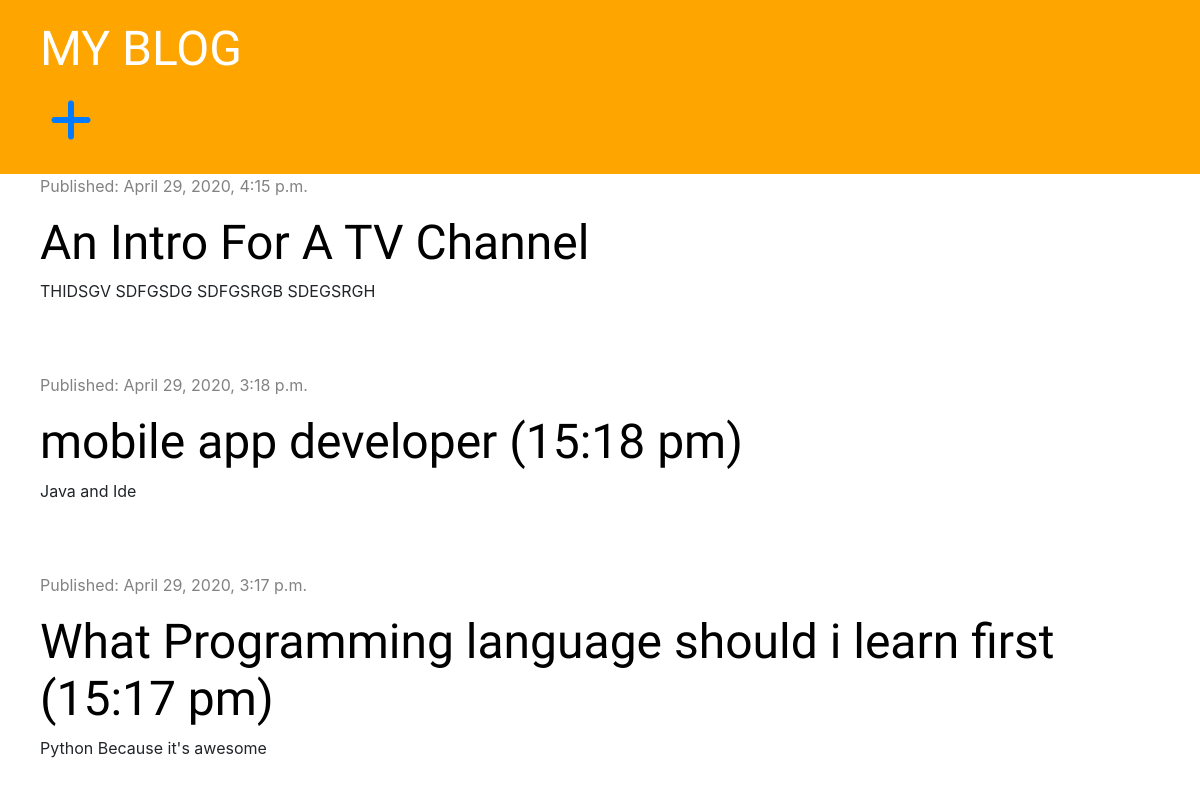
The app's page /, older data.
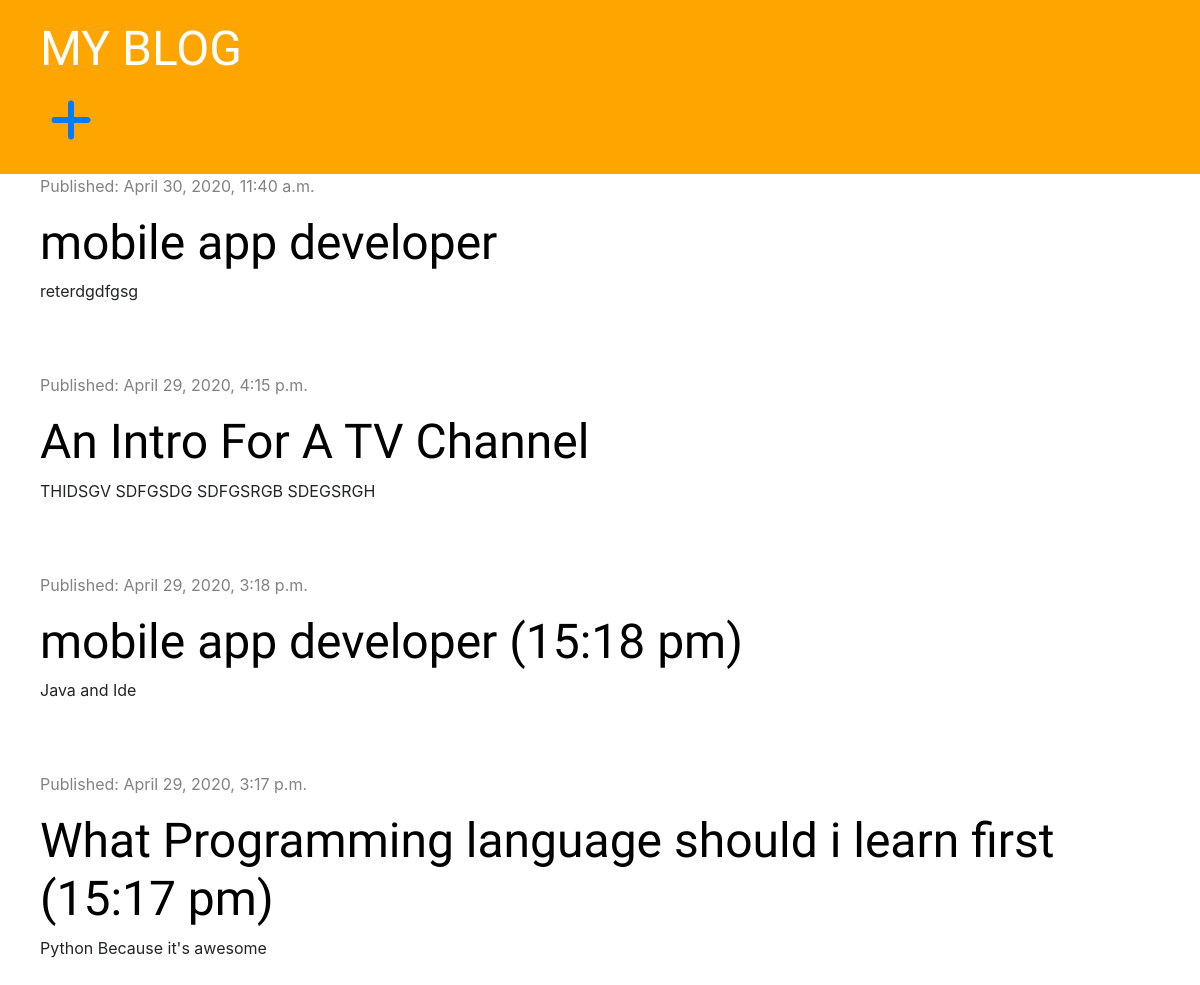
The same page, newer data.
### bolg/models.py (models this page shows, shortened)
class Post(models.Model):
    author =  models.ForeignKey('auth.User', on_delete=models.CASCADE)
    title = models.CharField(max_length=200)
    text = models.TextField()
    created_date = models.DateTimeField(default=timezone.now)
    published_date = models.DateTimeField(blank=True, null=True)

### bolg/views.py (the view)
# urls.py: path('', views.post_list, name='post_list'),
def post_list(request):
    posts = Post.objects.filter(published_date__lte=timezone.now()).order_by('-published_date')
    stuff_for_frontend = {'posts': posts}
    return render(request, 'bolg/post_list.html', stuff_for_frontend)

### bolg/templates/bolg/post_list.html
{% extends 'bolg/base.html' %}
{% block content %}
    {% for post in posts %}
        <div class="post">
            <div class="date">
                <p>Published: {{ post.published_date }}</p>
            </div>
                <h1><a href="{% url 'post_detail' pk=post.pk %}">{{ post.title }}</a></h1>
                <p>{{ post.text|linebreaksbr }}</p>
        </div>
    {% endfor %}
{% endblock %}

Row changes from the older to the newer data that the page shows:
added Post: published_date "April 30, 2020, 11:40 a.m.", title "mobile app developer", text "reterdgdfgsg"
